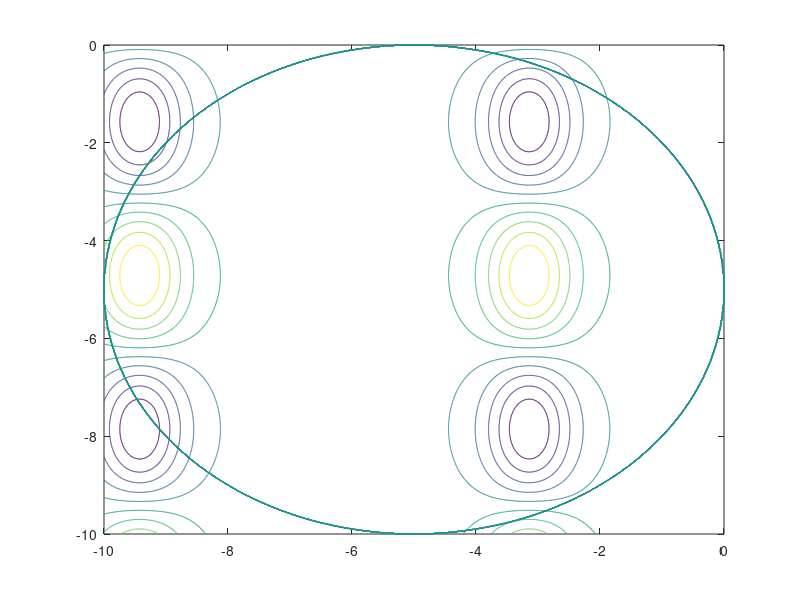

Reproduce this figure in MATLAB.
function visualize_mishras_bird_func_2d
  x=linspace(-10,0,1000);
  y=linspace(-10,0,1000);
  [xx,yy]=meshgrid(x,y);
  
  contour(xx,yy,sin(yy)*e.^((1-cos(xx)).^2)+cos(xx)*e.^((1-sin(yy)).^2)+(xx-yy).^2)
  
  hold on
  
  function z = g(x,y)
    val = (xx+5).^2 + (yy+5).^2 - 25;
    z = val < 0;
    z = double(z);
  endfunction
  
  g = g(xx,yy);
  contour(xx,yy,g)
  
endfunction